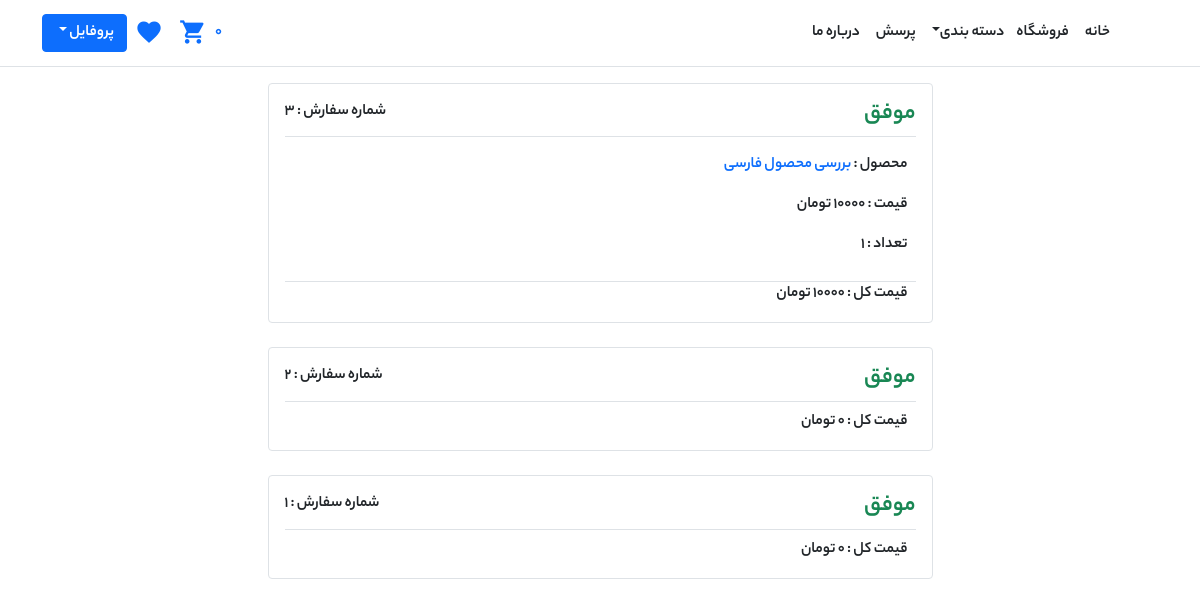
/orders/list (signed in), run on the app's committed database.
### orders/models.py (models this page shows, shortened)
class Order(models.Model):
    user = models.ForeignKey(User, on_delete=models.CASCADE, related_name='orders')
    created = models.DateTimeField(auto_now_add=True)
    updated = models.DateTimeField(auto_now=True)
    status = models.BooleanField(default=False)
    class Meta:
        ordering = ('-created',)
    @property
    def get_total_price(self):
        total = sum(item.get_cost() for item in self.items.all())
        return total

class OrderItem(models.Model):
    order = models.ForeignKey(Order, on_delete=models.CASCADE, related_name='items')
    product = models.ForeignKey(Product, on_delete=models.CASCADE, related_name='order_items')
    price = models.IntegerField()
    quantity = models.SmallIntegerField(default=1)
    def get_cost(self):
        return self.price * self.quantity

### shop/models.py (models this page shows, shortened)
class Product(models.Model):
    category = models.ForeignKey(Category, on_delete=models.CASCADE, related_name='category')
    image = models.ImageField(upload_to='products')
    title = models.CharField(max_length=250)
    description = models.TextField()
    price = models.IntegerField()
    date_created = models.DateTimeField(default=timezone.now)
    slug = models.SlugField(unique=True)
    class Meta:
        ordering = ('-date_created',)
    def get_absolute_url(self):
        return reverse('shop:product_detail', kwargs={'slug':self.slug})

### orders/views.py (the view)
# urls.py: path('list', views.user_orders, name='user_orders'),
@login_required
def user_orders(request):
    orders = request.user.orders.all()
    context = {'title':'Orders', 'orders': orders}
    return render(request, 'user_orders.html', context)

### cart/utils/cart.py (called while the page is built)
    def __iter__(self):
        product_ids = self.cart.keys()
        products = Product.objects.filter(id__in=product_ids)
        cart = self.cart.copy()
        for product in products:
            cart[str(product.id)]['product'] = product
        for item in cart.values():
            item['total_price'] = int(item['price']) * int(item['quantity'])
            yield item

    def add_cart_session(self):
        cart = self.session.get(CART_SESSION_ID)
        if not cart:
            cart = self.session[CART_SESSION_ID] = {}
        return cart

### online_shop/context_processors.py (called while the page is built)
def return_cart(request):
    cart = len(list(Cart(request)))
    return {'cart_count': cart}

def return_categories(request):
    categories = Category.objects.all()
    return {'categories': categories}

### shop/models.py (called while the page is built)
    def __str__(self):
        return self.title

### orders/templates/user_orders.html (shortened to what this page needs)
{% extends "base.html" %}
{% block content %}
{% if orders %}
{% for order in orders %}
<div class="col-md-7 mb-4 border rounded p-3" dir="rtl">
<b style="float: left;">شماره سفارش : {{ order.id }}</b>
{% if order.status %}
    <h4><b class="text-success">موفق</b></h4>
{% else %}
    <h3><b class="text-danger">کنسل شده</b></h3>
{% endif %}
<div class="text-muted border-top pt-2"></div>
{% for item in order.items.all  %}
    <div class="border-bottom p-2">
        <p>محصول : <a class="text-decoration-none" href="{{ item.product.get_absolute_url }}">{{item.product.title}}</a></p>
        <p>قیمت : {{item.price}}  تومان  </p>
        <p>تعداد : {{item.quantity}}</p>
    </div>
{% endfor %}
<b class="col-md-8 mt-10 p-2 pt-5">قیمت کل : {{ order.get_total_price }}  تومان </b>
</div>
{% endfor %}
{% endif %}
{% endblock %}

### data on the page
Order: id "3", status "موفق", get_total_price "10000"
OrderItem: product "بررسی محصول فارسی", quantity "1"
Order: id "2", status "موفق"
Order: id "1", status "موفق"

### other printed values
{{ cart_count }} "0"
